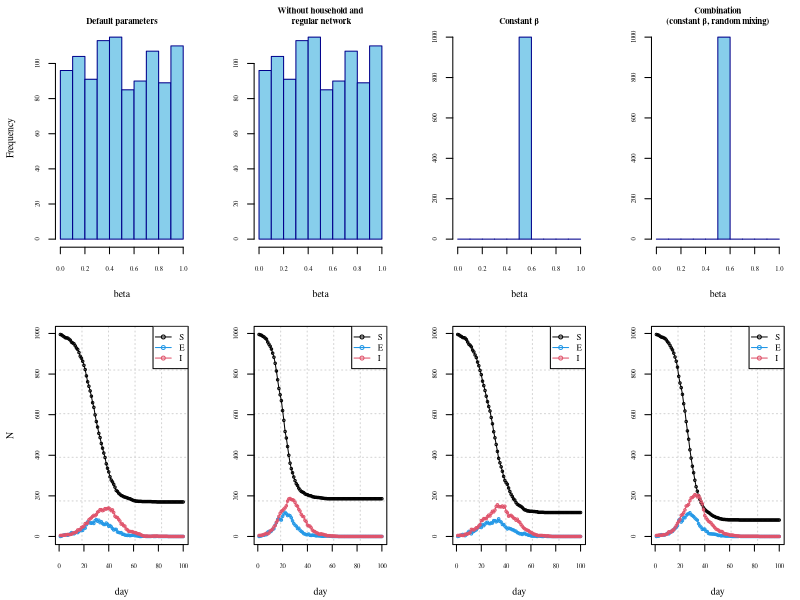

This chart was generated by the following R code:
# Team Members: 
# 1. Shivasharini Govindasamy (Sharuuu27) - S2766392
# 2. Yu-Hsuan Hung (YuHsuan07) - S2793274
# 3. Yasuhiro Hara (hiroh-git) - S2826059

# Team Contributions:
# Yasuhiro - 
# Yu-Hsuan - 
# Shivasharini - 

## Code to [...].
## The challenge is that [...].
## 3 strategies are suggested:
## 1. [...].
## 2. [...].
## 3. [...].
## [...]. 

set.seed(0)
## Question 1
### To assign the n people to their unique household ID

n <- 1000
hmax <- 5

h <- sample(rep(1:n, times = sample(1:hmax, n, replace = TRUE))[1:n])


## Question 2
### To assign Sociability Parameter (Beta-i)
generate_beta <- function(n = 1000, bmu = 5e-5, bsc = 1e-5) {
  beta <- rgamma(n, shape=bmu/bsc, scale=bsc)
  return(beta)
}  

beta <- generate_beta()

### To assign regular network relations

get.net <- function(beta, h, nc = 15) {
  
  n <- length(beta) 
  mean_beta <- mean(beta)
  prob_denominator <- mean_beta^2 * (n - 1)
  
  network <- replicate(n, integer(0), simplify = FALSE) 
  #creating network list of all n people
  
  for (i in 1:(n - 1)) {
    for (j in (i + 1):n) { # to make sure the pairs are not itself
      if (h[i] == h[j]) { 
        next # if i and j of the same household, go to the next pair
      }
      
      link <- (nc * beta[i] * beta[j]) / prob_denominator 
      # probability of contact network
      
      link <- min(link, 1) # to ensure the probability does not exceed 1
      
      if (runif(1) < link) { # to check weather i and j are regular contacts
        network[[i]] <- c(network[[i]], j) # assign i to j's contact list
        network[[j]] <- c(network[[j]], i) # assign j to i's contact list
      }
    }
  }
  
  return(network)
}

alink <- get.net(beta, h)


## Question3
## SEIR simulation model with social structure
nseir <- function(beta, h, alink, alpha = c(.1, .01, .01), delta = .2, 
                  gamma = .4, nc = 15,nt = 100, pinf = .005) {
  ## beta = the transmission rate parameter;
  ## h = household each person belongs to;
  ## alpha = the daily probs I[i] -> S[j]
  ## gamma = daily prob E -> I; delta = daily prob I -> R;
  ## nc = Average contacts; nt = number of days
  ## pinf = initial proportion infected.
  
  ##Initialization 
  set.seed(0)
  n <- length(beta) 
  x <- rep(0, n)
  ni <- round(n * pinf)
  
  ## Randomly set the initial number of infected individuals (I=2)
  x[sample(n, ni)] <- 2
  
  ## Pre-calculate constant denominator for 3rd way
  mean_beta <- mean(beta)
  prob_deno <- mean_beta^2 * (n - 1)
  
  ## Set up storage for each state
  S <- E <- I <- R <- rep(0, nt)
  
  ## Record initial population counts (Day 1)
  S[1] <- n-ni;I[1] <- ni
  
  ## Loop over the remaining days
  for (t in 2:nt) {
    
    u <- runif(n)          ## generate uniform random deviates
    I_idx <- which(x == 2) ## get infection indices
    
    x[x == 2 & u < delta] <- 3 ## I -> R with prob delta
    x[x == 1 & u < gamma] <- 2 ## E -> I with prob gamma
    
    # S -> E (Three ways)
    for (i in I_idx) {  ## Loop through each infector i
      h_id <- h[i]      ## get the household ID of j
      net <- alink[[i]] ## get the regular network contacts (indices) of j
      
      ## 1st way: household transmission 
      ## find people who are S(0) and in j's household
      S_in_hh_idx <- which(x == 0 & h == h_id)
      ## check if there are any S targets in the household
      if (length(S_in_hh_idx) > 0) {
        ## generate uniform random deviates
        u_hh <- runif(length(S_in_hh_idx)) 
        ## determine who is infected (prob alpha[1]).
        x[S_in_hh_idx[u_hh < alpha[1]]] <- 1 ## S-> E with prob alpha[1]
      }
      
      ## 2nd way: Regular Network Transmission 
      ## Filter out contacts who are still S(0)
      S_net_idx <- net[x[net] == 0] 
      ### check if there are any S targets in the regular network
      if (length(S_net_idx) > 0) {
        ## generate uniform random deviates
        u_net <- runif(length(S_net_idx)) 
        ## determine who is infected (prob alpha[2])
        x[S_net_idx[u_net < alpha[2]]] <- 1 ## S-> E with prob alpha[2]
      }
      
      ## 3rd way: Irrespective Transmission 
      S_all_idx <- which(x == 0)
      ## check if there are any S targets
      if (length(S_all_idx) > 0) {
        ##Setting P_random
        ##Use pmin to cap probability at 1
        P_random <- pmin(alpha[3] * nc * beta[i] * beta[S_all_idx] / prob_deno, 1)
        ### generate uniform random deviates
        u_random <- runif(length(S_all_idx)) 
        ## determine who is infected (prob P_random)
        x[S_all_idx[u_random < P_random]] <- 1 ## S-> E with prob P_random
      }
    }
    
    ## Store daily results
    S[t] <- sum(x == 0); E[t] <- sum(x == 1)
    I[t] <- sum(x == 2); R[t] <- sum(x == 3)
  }
  
  return(list(S = S, E = E, I = I, R = R))
}


## Question4
## A function to nicely plot the dynamics of the simulated population states
plot_graphs <- function(alphas, betas, labels) {
  ## alphas = the daily probs I[j] -> S[i] in matrix format;
  ## betas = the transmission rate parameter in matrix format;
  ## labels = title of each parameter settings
  
  ## setting for plotting multiple graphs
  ncol <- length(alphas[1,])    ## set number of graphs to plot
  par(mfcol=c(2,ncol),          ## layout setting of the plot
      mar=c(4,4,2,1),           ## margin settings
      oma=c(.2,.2,.2,.2),       ## outer margin settings
      family="serif",           ## font style settings
      cex.axis=.6, cex.lab=.9)  ## font size settings
  
  for (i in 1:ncol){
    ## draw y axis labels only on the first graph
    if (i==1) {
      histY <- "Frequency"; scY <- "N" 
    } else {
      histY <- ""; scY <- ""
    }
    
    ## Simulate SEIR model with nseir function
    epi <- nseir(beta=betas[,i],h,alink,alpha=alphas[,i])
    
    ## plot histogram (beta distribution)
    hist(betas[,i],xlab="beta",ylab=histY,main=labels[i], cex.main=0.8,
         breaks=seq(0,1,by=.1),col="skyblue", border="darkblue")
    
    ## plot simulated data
    plot(epi$S,ylim=c(0,max(epi$S)),xlab="day",ylab=scY,
         panel.first=grid(5,5),type="o",cex=.5) ## S (black)
    lines(epi$E,col=4,type="o",cex=.5)          ## E (blue)
    lines(epi$I,col=2,type="o",cex=.5)          ## I (red)
    legend("topright", legend=c("S", "E", "I"), ## legend
           col=c(1, 4, 2), pch=1, lty=1, bty="l",cex=.8)
  }
}


## Question5
## Compare 4 scenarios and plot
### parameter inputs
alphas <- array(c(c(.1,.01,.01),
                  c(0,0,.04),
                  c(.1,.01,.01),
                  c(0,0,.04)),
                dim=c(3,4))

set.seed(0)
beta_u <- runif(n)
beta_mean <- rep(mean(beta_u),n)
betas <- array(c(beta_u,beta_u,beta_mean,beta_mean),
               dim=c(n,4))

labels <- c("\nDefault parameters",
            "Without household and\n regular network",
            "\nConstant β",
            "Combination\n(constant β, random mixing)")

plot_graphs(alphas, betas, labels)